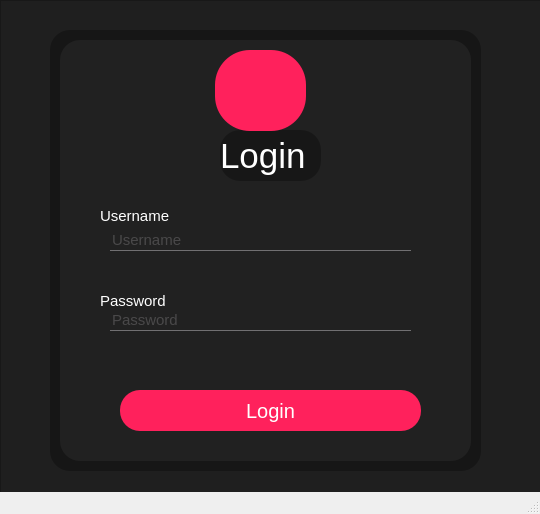
<?xml version="1.0" encoding="UTF-8"?>
<ui version="4.0">
 <class>MainWindow</class>
 <widget class="QMainWindow" name="MainWindow">
  <property name="geometry">
   <rect>
    <x>0</x>
    <y>0</y>
    <width>540</width>
    <height>514</height>
   </rect>
  </property>
  <property name="windowTitle">
   <string>UpLink</string>
  </property>
  <property name="styleSheet">
   <string notr="true"/>
  </property>
  <widget class="QWidget" name="centralwidget">
   <property name="styleSheet">
    <string notr="true"/>
   </property>
   <widget class="QFrame" name="login_main">
    <property name="geometry">
     <rect>
      <x>0</x>
      <y>0</y>
      <width>541</width>
      <height>551</height>
     </rect>
    </property>
    <property name="styleSheet">
     <string notr="true">background-color:rgb(31, 31, 31)</string>
    </property>
    <property name="frameShape">
     <enum>QFrame::StyledPanel</enum>
    </property>
    <property name="frameShadow">
     <enum>QFrame::Raised</enum>
    </property>
    <widget class="QFrame" name="login_buttons_holder">
     <property name="geometry">
      <rect>
       <x>60</x>
       <y>40</y>
       <width>411</width>
       <height>421</height>
      </rect>
     </property>
     <property name="styleSheet">
      <string notr="true">border-radius:20px;
background-color:rgb(47, 47, 47)</string>
     </property>
     <property name="frameShape">
      <enum>QFrame::StyledPanel</enum>
     </property>
     <property name="frameShadow">
      <enum>QFrame::Raised</enum>
     </property>
    </widget>
    <widget class="QFrame" name="transparent_effect_login">
     <property name="geometry">
      <rect>
       <x>50</x>
       <y>30</y>
       <width>431</width>
       <height>441</height>
      </rect>
     </property>
     <property name="styleSheet">
      <string notr="true">background-color:rgba(0,0,0,0.3);
border-radius:20px;</string>
     </property>
     <property name="frameShape">
      <enum>QFrame::StyledPanel</enum>
     </property>
     <property name="frameShadow">
      <enum>QFrame::Raised</enum>
     </property>
     <widget class="QLabel" name="login_title">
      <property name="geometry">
       <rect>
        <x>170</x>
        <y>100</y>
        <width>101</width>
        <height>51</height>
       </rect>
      </property>
      <property name="styleSheet">
       <string notr="true">color:rgb(255, 255, 255);
font-size:35px;
background-color:rgb(40. 40. 40)</string>
      </property>
      <property name="text">
       <string>Login</string>
      </property>
     </widget>
     <widget class="QFrame" name="login_btn_holder">
      <property name="geometry">
       <rect>
        <x>60</x>
        <y>410</y>
        <width>331</width>
        <height>41</height>
       </rect>
      </property>
      <property name="styleSheet">
       <string notr="true">background-color:rgb(38, 38, 38)rgb(47, 47, 47);</string>
      </property>
      <property name="frameShape">
       <enum>QFrame::StyledPanel</enum>
      </property>
      <property name="frameShadow">
       <enum>QFrame::Raised</enum>
      </property>
     </widget>
     <widget class="QFrame" name="username_Frame">
      <property name="geometry">
       <rect>
        <x>20</x>
        <y>170</y>
        <width>381</width>
        <height>80</height>
       </rect>
      </property>
      <property name="styleSheet">
       <string notr="true">QFrame {
	background-color:rgb(38, 38, 38)rgb(47, 47, 47);
}</string>
      </property>
      <property name="frameShape">
       <enum>QFrame::StyledPanel</enum>
      </property>
      <property name="frameShadow">
       <enum>QFrame::Raised</enum>
      </property>
      <widget class="QLineEdit" name="Username">
       <property name="geometry">
        <rect>
         <x>40</x>
         <y>30</y>
         <width>301</width>
         <height>21</height>
        </rect>
       </property>
       <property name="styleSheet">
        <string notr="true">QLineEdit {
	background:transparent;
	border:none;
	color:#717072;
	border-bottom:1px solid #717072;
	font-size:15px;
}</string>
       </property>
       <property name="inputMask">
        <string/>
       </property>
       <property name="text">
        <string/>
       </property>
       <property name="placeholderText">
        <string>Username</string>
       </property>
      </widget>
      <widget class="QLabel" name="Username_label">
       <property name="geometry">
        <rect>
         <x>30</x>
         <y>5</y>
         <width>111</width>
         <height>21</height>
        </rect>
       </property>
       <property name="styleSheet">
        <string notr="true">color:rgb(255, 255, 255);
font-size:15px;</string>
       </property>
       <property name="text">
        <string>Username</string>
       </property>
      </widget>
     </widget>
     <widget class="QFrame" name="password_Frame">
      <property name="geometry">
       <rect>
        <x>20</x>
        <y>250</y>
        <width>381</width>
        <height>80</height>
       </rect>
      </property>
      <property name="styleSheet">
       <string notr="true">QFrame {
	background-color:rgb(38, 38, 38)rgb(47, 47, 47);
}</string>
      </property>
      <property name="frameShape">
       <enum>QFrame::StyledPanel</enum>
      </property>
      <property name="frameShadow">
       <enum>QFrame::Raised</enum>
      </property>
      <widget class="QLineEdit" name="Password">
       <property name="geometry">
        <rect>
         <x>40</x>
         <y>30</y>
         <width>301</width>
         <height>21</height>
        </rect>
       </property>
       <property name="styleSheet">
        <string notr="true">QLineEdit {
	background:transparent;
	border:none;
	color:#717072;
	border-bottom:1px solid #717072;
	font-size:15px;
}</string>
       </property>
       <property name="inputMask">
        <string/>
       </property>
       <property name="text">
        <string/>
       </property>
       <property name="echoMode">
        <enum>QLineEdit::Password</enum>
       </property>
       <property name="placeholderText">
        <string>Password</string>
       </property>
      </widget>
      <widget class="QLabel" name="password_label">
       <property name="geometry">
        <rect>
         <x>30</x>
         <y>10</y>
         <width>111</width>
         <height>21</height>
        </rect>
       </property>
       <property name="styleSheet">
        <string notr="true">color:rgb(255, 255, 255);
font-size:15px;</string>
       </property>
       <property name="text">
        <string>Password</string>
       </property>
      </widget>
     </widget>
     <widget class="QPushButton" name="login_btn">
      <property name="geometry">
       <rect>
        <x>70</x>
        <y>360</y>
        <width>301</width>
        <height>41</height>
       </rect>
      </property>
      <property name="styleSheet">
       <string notr="true">QPushButton {
	background-color:rgb(255, 33, 92);
	color:rgb(255, 255, 255);
	border-radius:20px;
	font-size:20px;
}

QPushButton:hover {
	color:red;
	border-radius:20px;
	background:#333
}</string>
      </property>
      <property name="text">
       <string>Login</string>
      </property>
     </widget>
     <widget class="QToolButton" name="login_icon">
      <property name="geometry">
       <rect>
        <x>165</x>
        <y>20</y>
        <width>91</width>
        <height>81</height>
       </rect>
      </property>
      <property name="styleSheet">
       <string notr="true">QToolButton {
	background-color:rgb(255, 33, 92);
	border-radius:35px;
}</string>
      </property>
      <property name="text">
       <string/>
      </property>
      <property name="icon">
       <iconset resource="resources/Resources.qrc">
        <normaloff>:/Images/icons/login_icon.png</normaloff>:/Images/icons/login_icon.png</iconset>
      </property>
      <property name="iconSize">
       <size>
        <width>64</width>
        <height>64</height>
       </size>
      </property>
     </widget>
    </widget>
   </widget>
  </widget>
  <widget class="QStatusBar" name="statusbar"/>
 </widget>
 <resources>
  <include location="resources/Resources.qrc"/>
 </resources>
 <connections/>
</ui>
